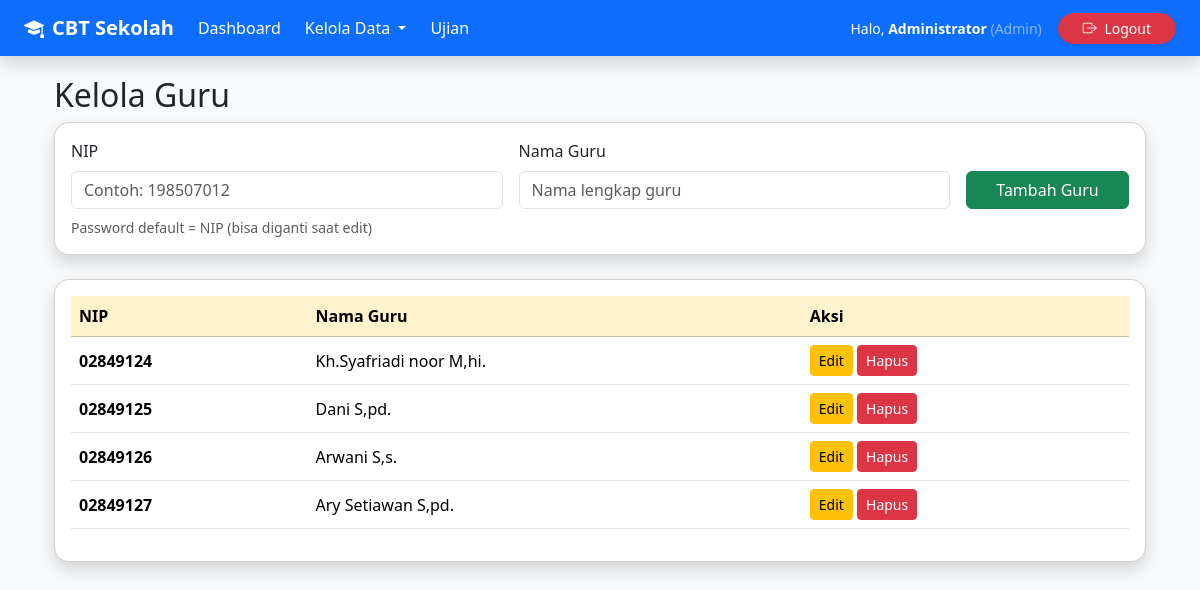
The app's page /admin/kelola_guru (signed in) with its own data.
### models.py (models this page shows)
class User(UserMixin, db.Model):
    id = db.Column(db.Integer, primary_key=True)
    username = db.Column(db.String(50), unique=True, nullable=False)
    password = db.Column(db.String(255), nullable=False)
    role = db.Column(db.String(20), nullable=False)  # admin, guru, siswa
    nama = db.Column(db.String(100))
    kelas_id = db.Column(db.Integer, db.ForeignKey('kelas.id'))
    kelas = db.relationship('Kelas', backref='siswa', lazy=True)
    mapel_diajar = db.relationship('Mapel', backref='guru', lazy=True)

### routes/admin_routes.py (the view, shortened to what this page needs)
@bp.route('/kelola_guru', methods=['GET', 'POST'])
@login_required
def kelola_guru():
    if current_user.role != 'admin': return redirect('/')
    guru = User.query.filter_by(role='guru').all()
    return render_template('admin/kelola_guru.html', guru=guru)

### app.py (called while the page is built)
@login_manager.user_loader
def load_user(id):
    return db.session.get(User, int(id))

### templates/admin/kelola_guru.html (shortened to what this page needs)
{% extends "base.html" %}
{% block content %}
<div class="container mt-4">
    <h2>Kelola Guru</h2>
    <div class="card shadow mb-4">
        <div class="card-body">
            <form method="POST" class="row g-3 align-items-end">
                <div class="col-md-5">
                    <label class="form-label">NIP</label>
                    <input type="text" name="nip" class="form-control" placeholder="Contoh: 198507012" required>
                </div>
                <div class="col-md-5">
                    <label class="form-label">Nama Guru</label>
                    <input type="text" name="nama" class="form-control" placeholder="Nama lengkap guru" required>
                </div>
                <div class="col-md-2">
                    <button type="submit" name="tambah" class="btn btn-success w-100">Tambah Guru</button>
                </div>
            </form>
            <small class="text-muted d-block mt-2">Password default = NIP (bisa diganti saat edit)</small>
        </div>
    </div>
    <div class="card shadow">
        <div class="card-body">
            <table class="table table-hover align-middle">
                <thead class="table-warning">
                    <tr>
                        <th>NIP</th>
                        <th>Nama Guru</th>
                        <th>Aksi</th>
                    </tr>
                </thead>
                <tbody>
                    {% for g in guru %}
                    <tr>
                        <td><strong>{{ g.username }}</strong></td>
                        <td>{{ g.nama }}</td>
                        <td>
                            <button class="btn btn-warning btn-sm" data-bs-toggle="modal" data-bs-target="#edit{{ g.id }}">Edit</button>
                            <button class="btn btn-danger btn-sm" data-bs-toggle="modal" data-bs-target="#hapus{{ g.id }}">Hapus</button>
                        </td>
                    </tr>
                    {% endfor %}
                </tbody>
            </table>
        </div>
    </div>
</div>
{% endblock %}

### templates/base.html (shortened to what this page needs)
<!DOCTYPE html>
<html lang="id">
<head>
    <link href="https://cdn.jsdelivr.net/npm/bootstrap@5.3.3/dist/css/bootstrap.min.css" rel="stylesheet">
    <link rel="stylesheet" href="https://cdn.jsdelivr.net/npm/bootstrap-icons@1.11.3/font/bootstrap-icons.min.css">
    <link rel="stylesheet" href="{{ url_for('static', filename='css/style.css') }}">
</head>
<body class="bg-light">
    <nav class="navbar navbar-expand-lg navbar-dark bg-primary shadow fixed-top">
        <div class="container-fluid px-4">
            <a class="navbar-brand fw-bold d-flex align-items-center" href="/">
                <i class="bi bi-mortarboard-fill me-2"></i>
                CBT Sekolah
            </a>
            {% if current_user.is_authenticated %}
            <div class="navbar-nav me-auto d-flex flex-row gap-2">
                {% if current_user.role == 'admin' %}
                    <a href="/admin/dashboard" class="nav-link text-white">Dashboard</a>
                    <div class="nav-item dropdown">
                        <a class="nav-link dropdown-toggle text-white" href="#" role="button" data-bs-toggle="dropdown">
                            Kelola Data
                        </a>
                    </div>
                    <a href="/admin/ujian" class="nav-link text-white">Ujian</a>
                {% endif %}
            </div>
            <div class="d-flex align-items-center text-white">
                <span class="me-3 small d-none d-md-block">
                    Halo, <strong>{{ current_user.nama or current_user.username }}</strong>
                    <span class="text-white-50">({{ current_user.role | capitalize }})</span>
                </span>
                <a href="/logout" class="btn btn-danger btn-sm rounded-pill px-4 shadow-sm">
                    <i class="bi bi-box-arrow-right me-1"></i>
                    <span class="d-none d-sm-inline">Logout</span>
                </a>
            </div>
            {% endif %}
        </div>
    </nav>
    <div class="container mt-4">
        {% block content %}{% endblock %}
    </div>
</body>
</html>

### static/css/style.css (style rules this page uses)
body { font-family: 'Segoe UI', Tahoma, Geneva, Verdana, sans-serif; }
.card { border-radius: 15px; }

### records on screen
User: nama "Administrator", role "Admin"
User: username "02849124", nama "Kh.Syafriadi noor M,hi."
User: username "02849125", nama "Dani S,pd."
User: username "02849126", nama "Arwani S,s."
User: username "02849127", nama "Ary Setiawan S,pd."
